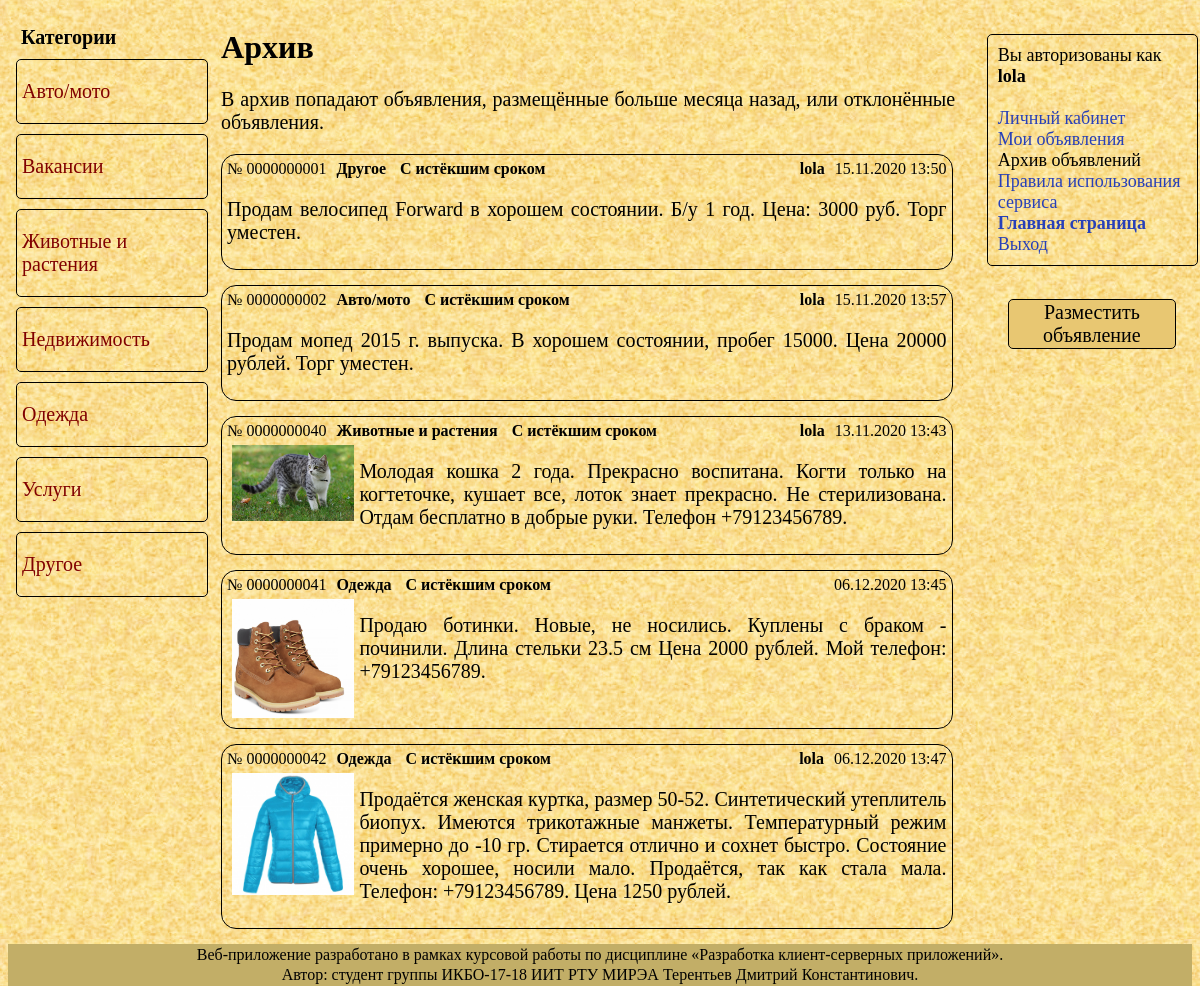
/html-php/archive.php (signed in), run on the app's committed database.
### tables this page shows
CREATE TABLE `advertisment` (
  `advertisment_id` int(10) UNSIGNED ZEROFILL NOT NULL,
  `advertisment_type` int(1) UNSIGNED NOT NULL,
  `advertisment_category` int(1) UNSIGNED NOT NULL,
  `anonymity` int(1) UNSIGNED NOT NULL,
  `for_who` varchar(25) DEFAULT NULL,
  `user_id` int(5) UNSIGNED ZEROFILL NOT NULL,
  `text_content` longtext NOT NULL,
  `file` text,
  `date` datetime NOT NULL
);

CREATE TABLE `categories` (
  `category_id` int(1) UNSIGNED NOT NULL,
  `category_name` varchar(20) NOT NULL
);

CREATE TABLE `user` (
  `user_id` int(5) UNSIGNED ZEROFILL NOT NULL,
  `login` varchar(20) NOT NULL,
  `password` varchar(20) NOT NULL,
  `surname` varchar(25) NOT NULL,
  `name` varchar(25) NOT NULL,
  `last_name` varchar(25) NOT NULL,
  `email` varchar(25) NOT NULL,
  `phone_number` varchar(17) NOT NULL
);

### html-php/archive.php (the view, shortened to what this page needs)
<!DOCTYPE html>
<html>
<head>
    <link rel="stylesheet" type="text/css" href="../styles/style.css">
    <link rel="stylesheet" type="text/css" href="../styles/categories.css">
</head>
<body>
    <?php
        if($_COOKIE['login'] == ''):
            header('Location: /');
        else:
    ?>
    <div id="categories">
        <div id="title"><b>Категории</b></div><br>
        <a href="auto_moto.php"><div class="categories"><p>Авто/мото</p></div></a>
        <a href="job.php"><div class="categories"><p>Вакансии</p></div></a>
        <a href="animals_plants.php"><div class="categories"><p>Животные и растения</p></div></a>
        <a href="property.php"><div class="categories"><p>Недвижимость</p></div></a>
        <a href="clothes.php"><div class="categories"><p>Одежда</p></div></a>
        <a href="service.php"><div class="categories"><p>Услуги</p></div></a>
        <a href="other.php"><div class="categories"><p>Другое</p></div></a>
    </div>
    <div id="content">
        <h1>Архив</h1>
        <p>В архив попадают объявления, размещённые больше месяца назад, или отклонённые объявления.</p>
        <?php
            $mysql = new mysqli('localhost:3306', 'root', '', 'bulletin_board');
            $user_id = filter_var(trim($_COOKIE['user_id']), FILTER_SANITIZE_STRING);
            $result = $mysql->query("SELECT * FROM `advertisment` WHERE `user_id` = '$user_id' AND (`advertisment_type` != 1 OR DATEDIFF(CURRENT_DATE(), `date`) >= 21)");
            while($row = $result->fetch_array())
            {
                if($row['file'] == '')
                {
                    if($row['anonymity'] == 2)
                    {
                        $user_id = $row['user_id'];
                        $login = $mysql->query("SELECT `login` FROM `user` WHERE `user_id` = '$user_id'");
                        $category_id = $row['advertisment_category'];
                        $category = $mysql->query("SELECT `category_name` FROM `categories` WHERE `category_id` = '$category_id'");
                        $category_name = $category->fetch_array();
                        $ads_type_id = $row['advertisment_type'];
                        if($ads_type_id == 1)
                            echo
                            '
                                <div class="advert">
                                    <span class="id"> № ' . $row['advertisment_id'] . '</span>
                                    <span class="category">' . $category_name['category_name'] . '</span>
                                    <span class="type">С истёкшим сроком</span>
                                    <span class="date">' . date("d.m.Y H:i", strtotime($row['date'])) . '</span>
                                    <span class="user">' . $login->fetch_assoc()['login'] . '</span>
                                    <br>
                                    <p>' . $row['text_content'] . '</p>
                                </div>
                            ';
                    }
                }
                else
                {
                    if($row['anonymity'] == 2)
                    {
                        $user_id = $row['user_id'];
                        $login = $mysql->query("SELECT `login` FROM `user` WHERE `user_id` = '$user_id'");
                        $category_id = $row['advertisment_category'];
                        $category = $mysql->query("SELECT `category_name` FROM `categories` WHERE `category_id` = '$category_id'");
                        $category_name = $category->fetch_array();
                        $ads_type_id = $row['advertisment_type'];
                        if($ads_type_id == 1)
                            echo
                            '
                                <div class="advert">
                                    <span class="id"> № ' . $row['advertisment_id'] . '</span>
                                    <span class="category">' . $category_name['category_name'] . '</span>
                                    <span class="type">С истёкшим сроком</span>
                                    <span class="date">' . date("d.m.Y H:i", strtotime($row['date'])) . '</span>
                                    <span class="user">' . $login->fetch_assoc()['login'] . '</span>
                                    <br>
                                    <a href="' . $row['file'] . '" target="blank"><img style="width: 17%;" src="' . $row['file'] . '"></a>
                                    <p>' . $row['text_content'] . '</p>
                                </div>
                            ';
                    }
                    else
                    {
                        $category_id = $row['advertisment_category'];
                        $category = $mysql->query("SELECT `category_name` FROM `categories` WHERE `category_id` = '$category_id'");
                        $category_name = $category->fetch_array();
                        $ads_type_id = $row['advertisment_type'];
                        if($ads_type_id == 1)
                            echo
                            '
                                <div class="advert">
                                    <span class="id"> № ' . $row['advertisment_id'] . '</span>
                                    <span class="category">' . $category_name['category_name'] . '</span>
                                    <span class="type">С истёкшим сроком</span>
                                    <span class="date">' . date("d.m.Y H:i", strtotime($row['date'])) . '</span>
                                    <br>
                                    <a href="' . $row['file'] . '" target="blank"><img style="width: 17%;" src="' . $row['file'] . '"></a>
                                    <p>' . $row['text_content'] . '</p>
                                </div>
                            ';
                    }
                }
            }
        ?>
    </div>
    <div id="right">
        <p>
            Вы авторизованы как <b><?=$_COOKIE['login']?></b>
            <br>
            <br>
            <a href="cabinet.php">Личный кабинет</a>
            <br>
            <a href="my_ads.php">Мои объявления</a>
            <br>
            Архив объявлений
            <br>
            <a href="rools.php">Правила использования сервиса</a>
            <br>
            <a href="../index.php"><b>Главная страница</b></a>
            <br>
            <a href="../php/exit.php">Выход</a>
        </p>
        <a href="create_ad.php"><button id="add_advert">Разместить объявление</button></a><br>
    </div>
    <div id="footer">
        <p>Веб-приложение разработано в рамках курсовой работы по дисциплине &laquo;Разработка клиент-серверных приложений&raquo;.</p>
        <p>Автор: студент группы ИКБО-17-18 ИИТ РТУ МИРЭА Терентьев Дмитрий Константинович.</p>
    </div>
    <?php endif;?>
</body>
</html>

### styles/style.css (style rules this page uses)
html { height: 98%; }
body { height: 98.4%; background-image: url(../img/background.jpg); }
a { color: #2840b8; text-decoration: none; }
div { display: inline-block; }
div#categories { position: fixed; width: 16%; float: left; margin: 8px; font-size: 20px; text-align: left; vertical-align: top; }
div#categories a { color: #800000; text-decoration: none; }
div#categories div { box-sizing: border-box; width: 100%; margin-top: 10px; padding-left: 5px; }
div#categories div.categories { border: 1px solid black; border-radius: 5px; }
div#content { width: 62%; margin-left: 18%; margin-right: 2%; min-height: 95%; }
div#content div.advert { width: 98%; }
div#content p { font-size: 20px; text-align: justify; }
div#right { position: fixed; width: 17.5%; float: right; margin: 8px; text-align: center; }
div#right p { width: 90%; padding: 10px; border: 1px solid black; border-radius: 5px; font-size: 18px; text-align: left; }
div#right button#add_advert { width: 80%; height: 50px; margin-top: 15px; background-color: #e8c772; border: 1px solid black; border-radius: 5px; font-family: Times New Roman; font-size: 20px; cursor: pointer; outline: none; }
div#footer { width: 100%; min-height: 5%; background-color: #c2ae67; text-align: center; }
div#footer p { margin: 2px; }

### styles/categories.css (style rules this page uses)
div.advert { width: 100%; margin-bottom: 15px; padding: 5px; border: 1px solid black; border-radius: 15px; }
div.advert img { float: left; margin: 5px; }
div.advert span.id { float: left; }
div.advert span.category { margin-left: 10px; font-weight: bold; }
div.advert span.type { margin-left: 10px; font-weight: bold; }
div.advert span.date { float: right; }
div.advert span.user { float: right; margin-right: 10px; font-weight: bold; }

### data on the page
advertisment: advertisment_id "0000000001", advertisment_category.category_name "Другое", date "15.11.2020 13:50", user.login "lola", text_content "Продам велосипед Forward в хорошем состоянии. Б/у 1 год. Цена: 3000 руб. Торг уместен."
advertisment: advertisment_id "0000000002", advertisment_category.category_name "Авто/мото", date "15.11.2020 13:57", user.login "lola", text_content "Продам мопед 2015 г. выпуска. В хорошем состоянии, пробег 15000. Цена 20000 рублей. Торг уместен."
advertisment: advertisment_id "0000000040", advertisment_category.category_name "Животные и растения", date "13.11.2020 13:43", user.login "lola", file (picture), text_content "Молодая кошка 2 года. Прекрасно воспитана. Когти только на когтеточке, кушает все, лоток знает прекрасно. Не стерилизована. Отдам бесплатно в добрые руки. Телефон +79123456789."
advertisment: advertisment_id "0000000041", advertisment_category.category_name "Одежда", date "06.12.2020 13:45", file (picture), text_content "Продаю ботинки. Новые, не носились. Куплены с браком - починили. Длина стельки 23.5 см Цена 2000 рублей. Мой телефон: +79123456789."
advertisment: advertisment_id "0000000042", advertisment_category.category_name "Одежда", date "06.12.2020 13:47", user.login "lola", file (picture), text_content "Продаётся женская куртка, размер 50-52. Синтетический утеплитель биопух. Имеются трикотажные манжеты. Температурный режим примерно до -10 гр. Стирается отлично и сохнет быстро. Состояние очень хорошее, носили мало. Продаётся, так как стала мала. Телефон: +79123456789. Цена 1250 рублей."

### other printed values
$_COOKIE['login'] "lola"
